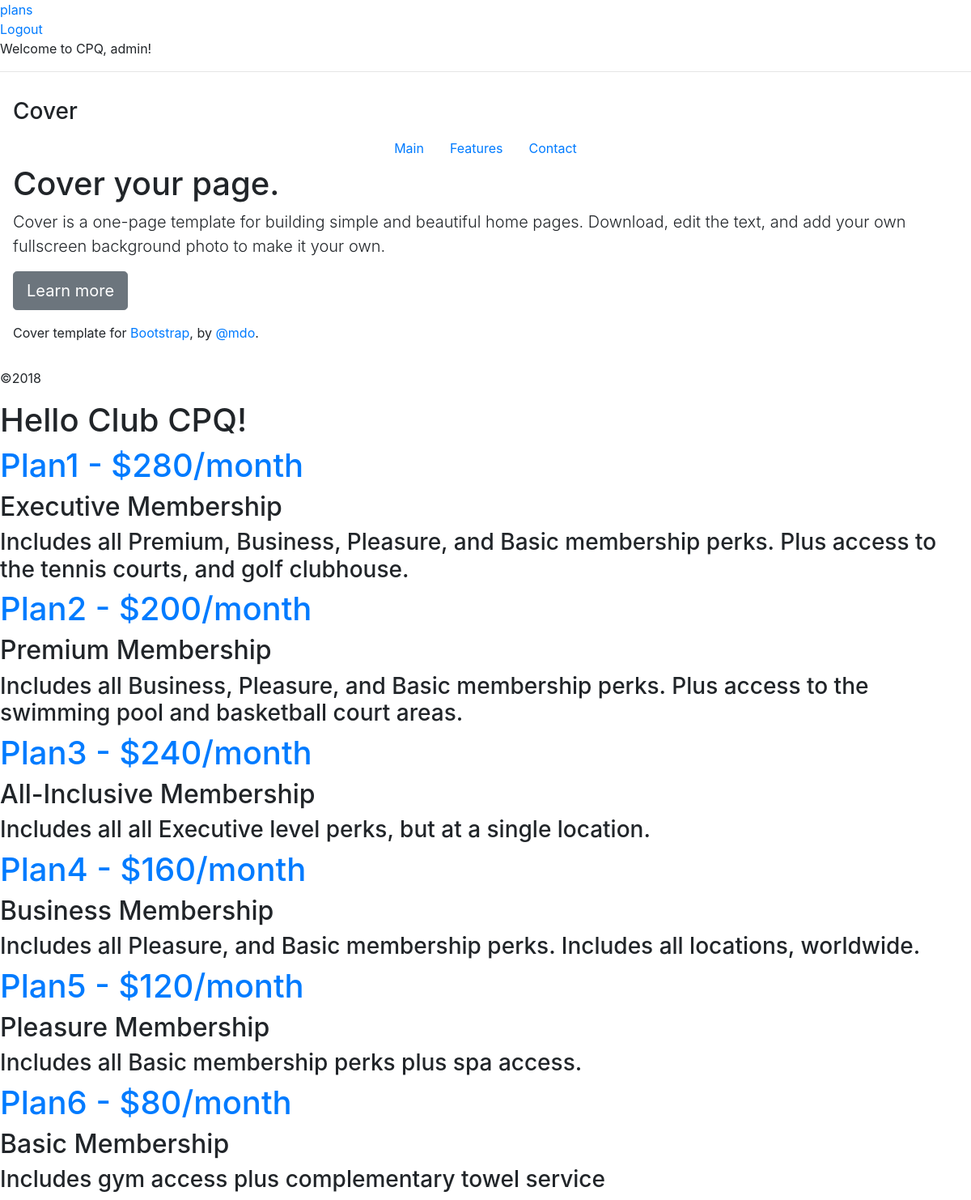
The app's page /plans2 (signed in) with its own data.
### app/models.py (models this page shows, shortened)
class User(UserMixin, db.Model):
    id = db.Column(db.Integer, primary_key=True)
    username = db.Column(db.String(64), index=True, unique=True)
    email = db.Column(db.String(120), index=True, unique=True)
    password_hash = db.Column(db.String(128))

class plans1(db.Model):
    id = db.Column(db.Integer, primary_key=True)
    title = db.Column(db.String(20))
    subtitle = db.Column(db.String(40))
    body = db.Column(db.String(280))
    user_id = db.Column(db.Integer, db.ForeignKey('user.id'))

class plans2(db.Model):
    id = db.Column(db.Integer, primary_key=True)
    title = db.Column(db.String(20))
    subtitle = db.Column(db.String(40))
    body = db.Column(db.String(280))
    user_id = db.Column(db.Integer, db.ForeignKey('user.id'))

class plans3(db.Model):
    id = db.Column(db.Integer, primary_key=True)
    title = db.Column(db.String(20))
    subtitle = db.Column(db.String(40))
    body = db.Column(db.String(280))
    user_id = db.Column(db.Integer, db.ForeignKey('user.id'))

class plans4(db.Model):
    id = db.Column(db.Integer, primary_key=True)
    title = db.Column(db.String(20))
    subtitle = db.Column(db.String(40))
    body = db.Column(db.String(280))
    user_id = db.Column(db.Integer, db.ForeignKey('user.id'))

class plans5(db.Model):
    id = db.Column(db.Integer, primary_key=True)
    title = db.Column(db.String(20))
    subtitle = db.Column(db.String(40))
    body = db.Column(db.String(280))
    user_id = db.Column(db.Integer, db.ForeignKey('user.id'))

class plans6(db.Model):
    id = db.Column(db.Integer, primary_key=True)
    title = db.Column(db.String(20))
    subtitle = db.Column(db.String(40))
    body = db.Column(db.String(280))
    user_id = db.Column(db.Integer, db.ForeignKey('user.id'))

### app/routes.py (the view)
@app.route('/plans2')
def Plans2():
    user2 = {'username4': 'Club CPQ'}
    a3title = {'username15': 'CPQ'}
    posts31 = plans1.query.all()
    posts32 = plans2.query.all()
    posts33 = plans3.query.all()
    posts34 = plans4.query.all()
    posts35 = plans5.query.all()
    posts36 = plans6.query.all()
    return render_template('plans2.html', user1=user2, posts61=posts31, posts62=posts32, posts63=posts33, posts64=posts34, posts65=posts35, posts66=posts36, title=a3title)

### app/models.py (called while the page is built)
@login.user_loader
def load_user(id):
    return User.query.get(int(id))

### app/templates/plans2.html
{% extends "base.html" %}
{% block content %}
    <h1>Hello {{user1.username4}}!</h1>
       {% for plans1 in posts61 %}
    <div><H1><a href="/details">{{ plans1.title }}</a></H1>
    <h2>{{ plans1.subtitle }}</h2>
        <h3>{{ plans1.body }}</h3></div>
       {% endfor %}
       {% for plans2 in posts62 %}
    <div><H1><a href="/details2">{{ plans2.title }}</a></H1>
    <h2>{{ plans2.subtitle }}</h2>
        <h3>{{ plans2.body }}</h3></div>
       {% endfor %}
       {% for plans3 in posts63 %}
    <div><H1><a href="/details3">{{ plans3.title }}</a></H1>
    <h2>{{ plans3.subtitle }}</h2>
        <h3>{{ plans3.body }}</h3></div>
       {% endfor %}
       {% for plans4 in posts64 %}
    <div><H1><a href="/details4">{{ plans4.title }}</a></H1>
    <h2>{{ plans4.subtitle }}</h2>
        <h3>{{ plans4.body }}</h3></div>
       {% endfor %}
       {% for plans5 in posts65 %}
    <div><H1><a href="/details5">{{ plans5.title }}</a></H1>
    <h2>{{ plans5.subtitle }}</h2>
        <h3>{{ plans5.body }}</h3></div>
       {% endfor %}
       {% for plans6 in posts66 %}
    <div><H1><a href="/details6">{{ plans6.title }}</a></H1>
    <h2>{{ plans6.subtitle }}</h2>
        <h3>{{ plans6.body }}</h3></div>
       {% endfor %}
{% endblock %}

### app/templates/base.html (shortened to what this page needs)
<!DOCTYPE html>
<html lang="en">
<head>
    <link rel="stylesheet" href="https://maxcdn.bootstrapcdn.com/bootstrap/4.0.0/css/bootstrap.min.css">
</head>
<body>
    <div><a href="/plans">plans</a></div>
    {% if current_user.is_anonymous %}
        <a href="{{ url_for('login') }}">Login</a>
        {% else %}
        <a href="{{ url_for('logout') }}">Logout</a>
        <div>Welcome to CPQ, {{current_user.username}}!</div>
        {% endif %}
    <hr>
    <div class="cover-container d-flex h-100 p-3 mx-auto flex-column">
      <header class="masthead mb-auto">
        <div class="inner">
          <h3 class="masthead-brand">Cover</h3>
          <nav class="nav nav-masthead justify-content-center">
            <a class="nav-link active" href="/">Main</a>
            <a class="nav-link" href="#">Features</a>
            <a class="nav-link" href="#">Contact</a>
          </nav>
        </div>
      </header>
      <main role="main" class="inner cover">
        <h1 class="cover-heading">Cover your page.</h1>
        <p class="lead">Cover is a one-page template for building simple and beautiful home pages. Download, edit the text, and add your own fullscreen background photo to make it your own.</p>
        <p class="lead">
          <a href="#" class="btn btn-lg btn-secondary">Learn more</a>
        </p>
      </main>
      <footer class="mastfoot mt-auto">
        <div class="inner">
          <p>Cover template for <a href="https://getbootstrap.com/">Bootstrap</a>, by <a href="https://twitter.com/mdo">@mdo</a>.</p>
        </div>
      </footer>
    </div>
    <div id="footer">
      {% block footer %}
        <footer><p>©<script>document.write(new Date().getFullYear())</script></p></footer>
      {% endblock %}
    </div>
    {% block content %}{% endblock %}
</body>
</html>

### records on screen
User: username "admin"
plans1: title "Plan1 - $280/month", subtitle "Executive Membership", body "Includes all Premium, Business, Pleasure, and Basic membership perks. Plus access to the tennis courts, and golf clubhouse."
plans2: title "Plan2 - $200/month", subtitle "Premium Membership", body "Includes all Business, Pleasure, and Basic membership perks. Plus access to the swimming pool and basketball court areas."
plans3: title "Plan3 - $240/month", subtitle "All-Inclusive Membership", body "Includes all all Executive level perks, but at a single location."
plans4: title "Plan4 - $160/month", subtitle "Business Membership", body "Includes all Pleasure, and Basic membership perks. Includes all locations, worldwide."
plans5: title "Plan5 - $120/month", subtitle "Pleasure Membership", body "Includes all Basic membership perks plus spa access."
plans6: title "Plan6 - $80/month", subtitle "Basic Membership", body "Includes gym access plus complementary towel service"

### other values on screen
{{ user1.username4 }} "Club CPQ"
